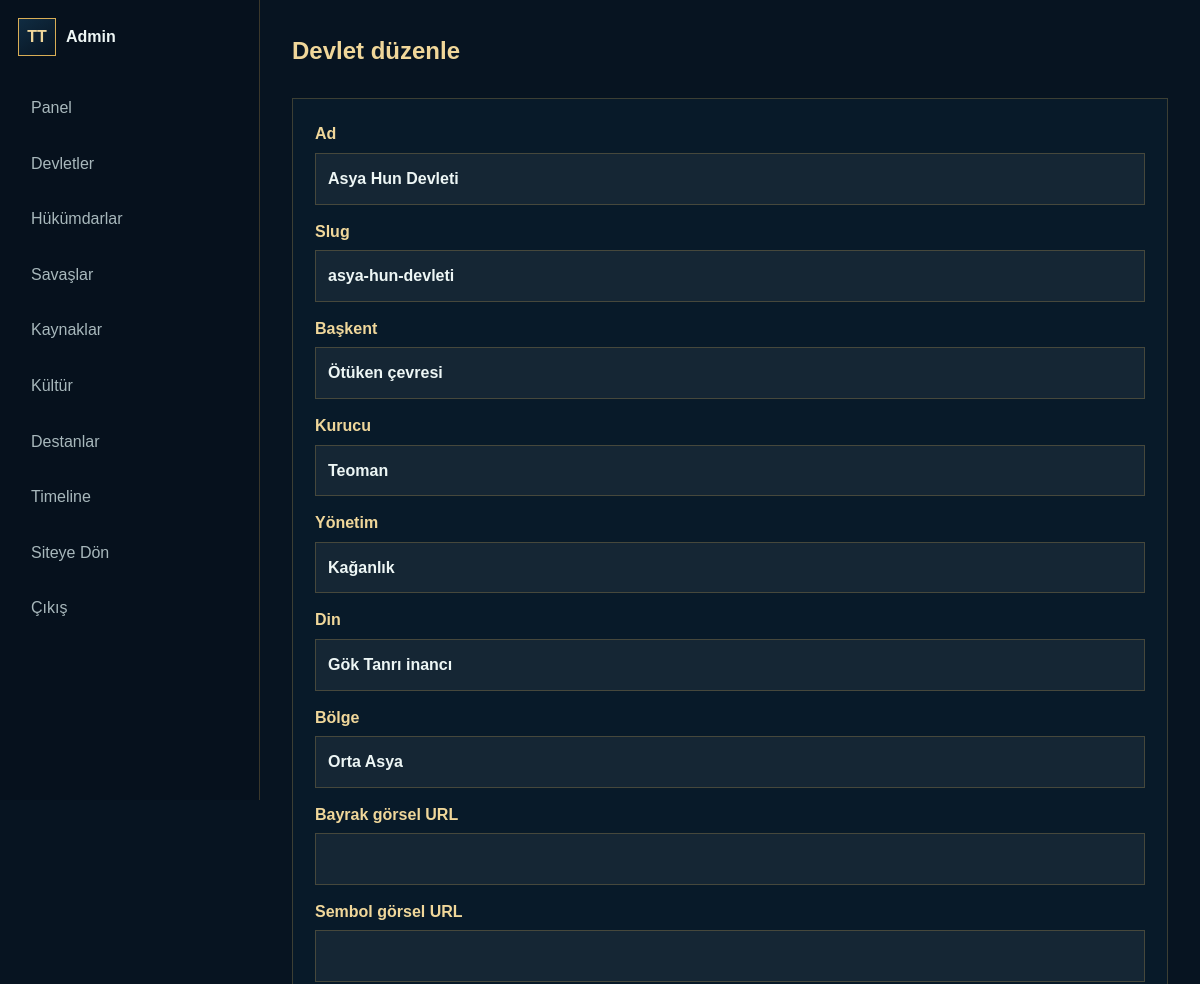
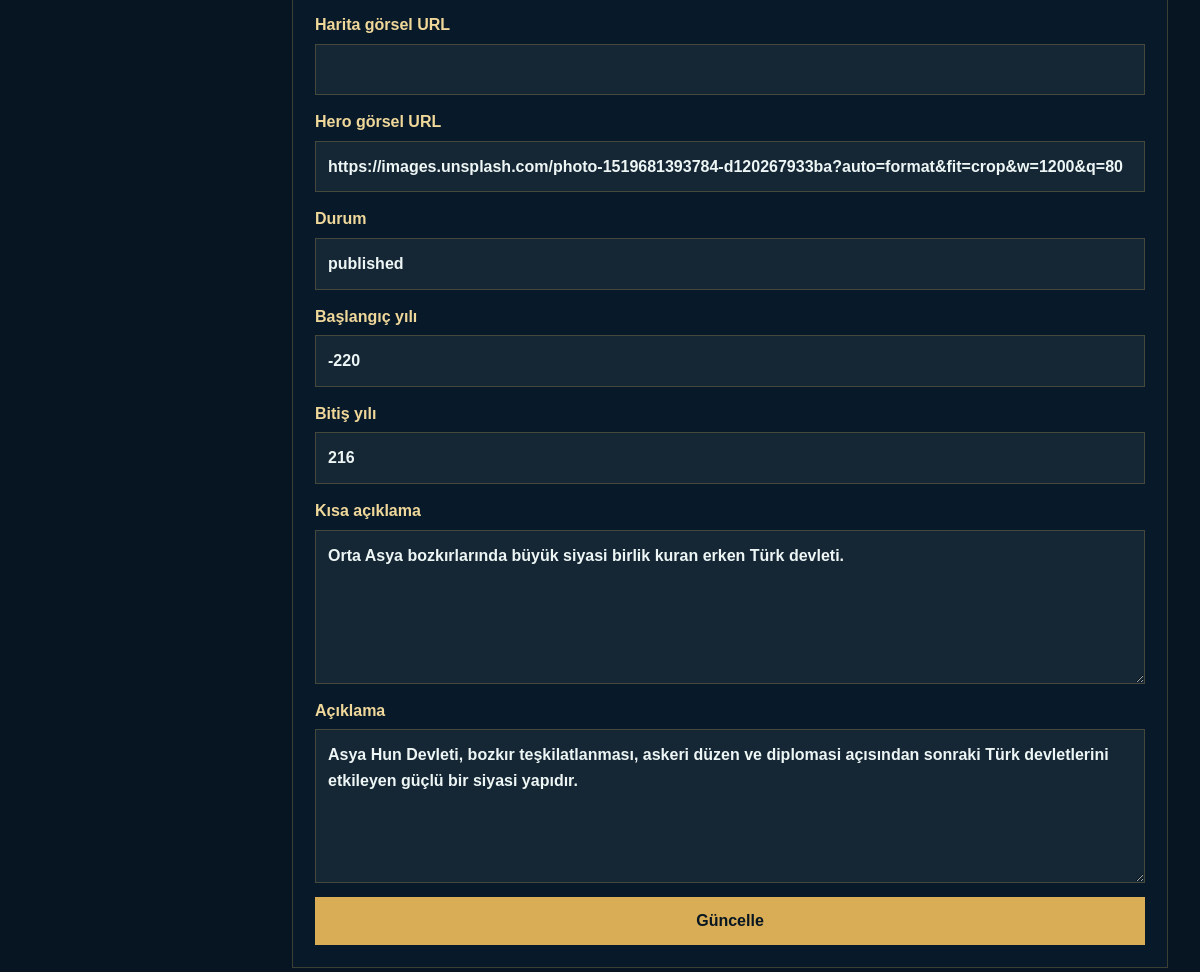
The page /turk-tarihi/admin/devlet-duzenle.php?id=1 (signed in) on the database its author committed (2 pictures, top to bottom).
### tables this page shows
CREATE TABLE states (
    id INT AUTO_INCREMENT PRIMARY KEY,
    name VARCHAR(180) NOT NULL,
    slug VARCHAR(190) NOT NULL UNIQUE,
    short_description TEXT,
    description MEDIUMTEXT,
    start_year INT,
    end_year INT NULL,
    capital VARCHAR(180),
    founder VARCHAR(180),
    government VARCHAR(180),
    religion VARCHAR(180),
    region VARCHAR(180),
    flag_image VARCHAR(500),
    symbol_image VARCHAR(500),
    map_image VARCHAR(500),
    hero_image VARCHAR(500),
    status VARCHAR(40) DEFAULT 'published',
    created_at TIMESTAMP DEFAULT CURRENT_TIMESTAMP,
    updated_at TIMESTAMP DEFAULT CURRENT_TIMESTAMP ON UPDATE CURRENT_TIMESTAMP,
    INDEX idx_states_slug (slug),
    INDEX idx_states_year (start_year),
    INDEX idx_states_status (status)
);

### turk-tarihi/includes/functions.php (called while the page is built, shortened)
<?php
require_once __DIR__ . '/database.php';
function e(?string $value): string
{
    return htmlspecialchars((string) $value, ENT_QUOTES, 'UTF-8');
}
function app_url(string $path = ''): string
{
    $path = '/' . ltrim($path, '/');
    return APP_URL !== '' ? APP_URL . $path : $path;
}
function fetch_one(string $sql, array $params = []): ?array
{
    $statement = db()->prepare($sql);
    $statement->execute($params);
    $row = $statement->fetch();
    return $row ?: null;
}

### turk-tarihi/includes/database.php (called while the page is built, shortened)
<?php
function db(): PDO
{
    static $pdo = null;
    $host = env_value('DB_HOST', '127.0.0.1');
    $port = env_value('DB_PORT', '3306');
    $name = env_value('DB_NAME', '');
    $user = env_value('DB_USER', '');
    $password = env_value('DB_PASSWORD', '');
    $dsn = "mysql:host={$host};port={$port};dbname={$name};charset=utf8mb4";
    try {
        $pdo = new PDO($dsn, $user, $password, [
            PDO::ATTR_ERRMODE => PDO::ERRMODE_EXCEPTION,
            PDO::ATTR_DEFAULT_FETCH_MODE => PDO::FETCH_ASSOC,
            PDO::ATTR_EMULATE_PREPARES => false,
        ]);
    } catch (PDOException $exception) {
        log_error($exception);
        http_response_code(500);
        if (APP_DEBUG) {
            exit('Veritabanı bağlantı hatası: ' . htmlspecialchars($exception->getMessage(), ENT_QUOTES, 'UTF-8'));
        }
        exit('Şu anda sistem bakımda. Lütfen daha sonra tekrar deneyin.');
    }
    return $pdo;
}

### turk-tarihi/includes/auth.php (the view, shortened to what this page needs)
<?php
require_once __DIR__ . '/functions.php';
function admin_header(string $title): void
{
    ?>
    <!doctype html>
    <html lang="tr">
    <head>
        <link rel="stylesheet" href="<?= e(app_url('assets/css/main.css')) ?>">
        <link rel="stylesheet" href="<?= e(app_url('assets/css/components.css')) ?>">
    </head>
    <body class="admin-body">
    <aside class="admin-sidebar">
        <a class="brand" href="<?= e(app_url('admin/dashboard.php')) ?>"><span class="brand-mark">TT</span><span>Admin</span></a>
        <nav>
            <a href="<?= e(app_url('admin/dashboard.php')) ?>">Panel</a>
            <a href="<?= e(app_url('admin/devletler.php')) ?>">Devletler</a>
            <a href="<?= e(app_url('admin/hukumdarlar.php')) ?>">Hükümdarlar</a>
            <a href="<?= e(app_url('admin/savaslar.php')) ?>">Savaşlar</a>
            <a href="<?= e(app_url('admin/kaynaklar.php')) ?>">Kaynaklar</a>
            <a href="<?= e(app_url('admin/kultur.php')) ?>">Kültür</a>
            <a href="<?= e(app_url('admin/destanlar.php')) ?>">Destanlar</a>
            <a href="<?= e(app_url('admin/timeline.php')) ?>">Timeline</a>
            <a href="<?= e(app_url('/')) ?>">Siteye Dön</a>
            <a href="<?= e(app_url('admin/logout.php')) ?>">Çıkış</a>
        </nav>
    </aside>
    <main class="admin-main">
    <?php
}
function admin_footer(): void
{
    echo '</main></body></html>';
}
function form_value(array $data, string $key): string
{
    return e((string) ($data[$key] ?? ''));
}
function text_input(string $name, string $label, array $data = [], string $type = 'text'): void
{
    echo '<label>' . e($label) . '<input type="' . e($type) . '" name="' . e($name) . '" value="' . form_value($data, $name) . '"></label>';
}
function textarea_input(string $name, string $label, array $data = []): void
{
    echo '<label>' . e($label) . '<textarea name="' . e($name) . '" rows="5">' . form_value($data, $name) . '</textarea></label>';
}

### turk-tarihi/admin/devlet-duzenle.php (shortened to what this page needs)
<?php
require_once __DIR__ . '/../includes/auth.php';
$id = (int) ($_GET['id'] ?? 0);
$state = fetch_one('SELECT * FROM states WHERE id = ? LIMIT 1', [$id]);
admin_header('Devlet Düzenle');
?>
<section class="admin-heading"><h1>Devlet düzenle</h1></section>
<form class="admin-form" method="post">
    <?php
    foreach (['name' => 'Ad', 'slug' => 'Slug', 'capital' => 'Başkent', 'founder' => 'Kurucu', 'government' => 'Yönetim', 'religion' => 'Din', 'region' => 'Bölge', 'flag_image' => 'Bayrak görsel URL', 'symbol_image' => 'Sembol görsel URL', 'map_image' => 'Harita görsel URL', 'hero_image' => 'Hero görsel URL', 'status' => 'Durum'] as $name => $label) {
        text_input($name, $label, $state);
    }
    textarea_input('short_description', 'Kısa açıklama', $state);
    ?>
    <button class="button primary" type="submit">Güncelle</button>
</form>
<?php admin_footer(); ?>

### turk-tarihi/assets/css/main.css (style rules this page uses)
:root { --navy: #071421; --navy-2: #0b2033; --teal: #0f8f8f; --teal-soft: #8de2d8; --gold: #d8ad55; --gold-2: #f0d79a; --ink: #edf6f5; --muted: #a8b8bc; --line: rgba(216, 173, 85, .25); --panel: rgba(9, 28, 43, .88); --shadow: 0 20px 60px rgba(0, 0, 0, .32); }
* { box-sizing: border-box; }
html { scroll-behavior: smooth; }
body { margin: 0; font-family: Arial, Helvetica, sans-serif; color: var(--ink); background: var(--navy); line-height: 1.6; }
a { color: inherit; text-decoration: none; }
input, textarea, select, button { font: inherit; }
.brand { display: inline-flex; align-items: center; gap: 10px; font-weight: 800; letter-spacing: 0; }
.brand-mark { display: grid; place-items: center; width: 38px; height: 38px; border: 1px solid var(--gold); color: var(--gold-2); background: linear-gradient(145deg, #102c42, #071421); }
.button { display: inline-flex; align-items: center; justify-content: center; min-height: 44px; padding: 10px 18px; border: 1px solid var(--line); color: var(--ink); background: rgba(255, 255, 255, .04); cursor: pointer; }
.button.primary { border-color: var(--gold); color: #081622; background: var(--gold); font-weight: 800; }
.section-heading, .admin-heading { display: flex; align-items: end; justify-content: space-between; gap: 24px; margin-bottom: 28px; }
.search-form, .contact-panel form, .admin-form, .login-panel { display: grid; gap: 14px; }
label { display: grid; gap: 6px; color: var(--gold-2); font-weight: 700; }
input, textarea, select { width: 100%; border: 1px solid var(--line); color: var(--ink); background: rgba(255, 255, 255, .05); padding: 12px; }

### turk-tarihi/assets/css/components.css (style rules this page uses)
.admin-body { min-height: 100vh; display: grid; grid-template-columns: 260px 1fr; background: #071421; }
.admin-sidebar { position: sticky; top: 0; height: 100vh; padding: 18px; border-right: 1px solid var(--line); background: #06111d; }
.admin-sidebar nav { display: grid; gap: 8px; margin-top: 28px; }
.admin-sidebar nav a { padding: 10px 12px; color: var(--muted); border: 1px solid transparent; }
.admin-main { min-width: 0; padding: 32px; }
.admin-heading h1 { margin: 0; color: var(--gold-2); }
.admin-form { max-width: 900px; padding: 22px; border: 1px solid var(--line); background: var(--panel); }

### rows shown on the page
states: name "Asya Hun Devleti", slug "asya-hun-devleti", capital "Ötüken çevresi", founder "Teoman", government "Kağanlık", religion "Gök Tanrı inancı", region "Orta Asya", hero_image "https://images.unsplash.com/photo-1519681393784-d120267933ba?auto=format&fit=crop&w=1200&q=80", status "published", start_year "-220", end_year "216", short_description "Orta Asya bozkırlarında büyük siyasi birlik kuran erken Türk devleti.", description "Asya Hun Devleti, bozkır teşkilatlanması, askeri düzen ve diplomasi açısından sonraki Türk devletlerini etkileyen güçlü bir siyasi yapıdır."

### other values the page prints
$label "Ad"
$label "Slug"
$label "Başkent"
$label "Kurucu"
$label "Yönetim"
$label "Din"
$label "Bölge"
$label "Bayrak görsel URL"
$label "Sembol görsel URL"
$label "Harita görsel URL"
$label "Hero görsel URL"
$label "Durum"
$label "Başlangıç yılı Bitiş yılı"
$label "Kısa açıklama Açıklama"
